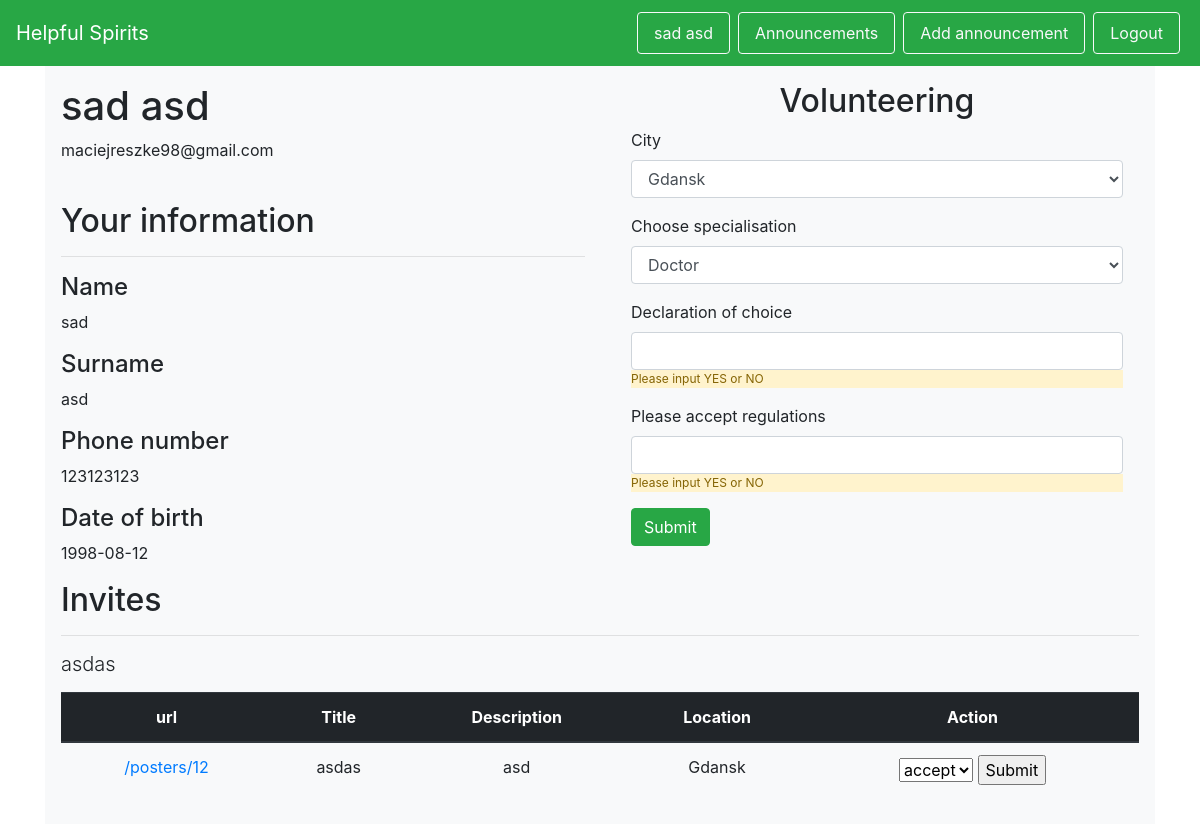
/my_profile (signed in), run on an earlier commit of the app's database.
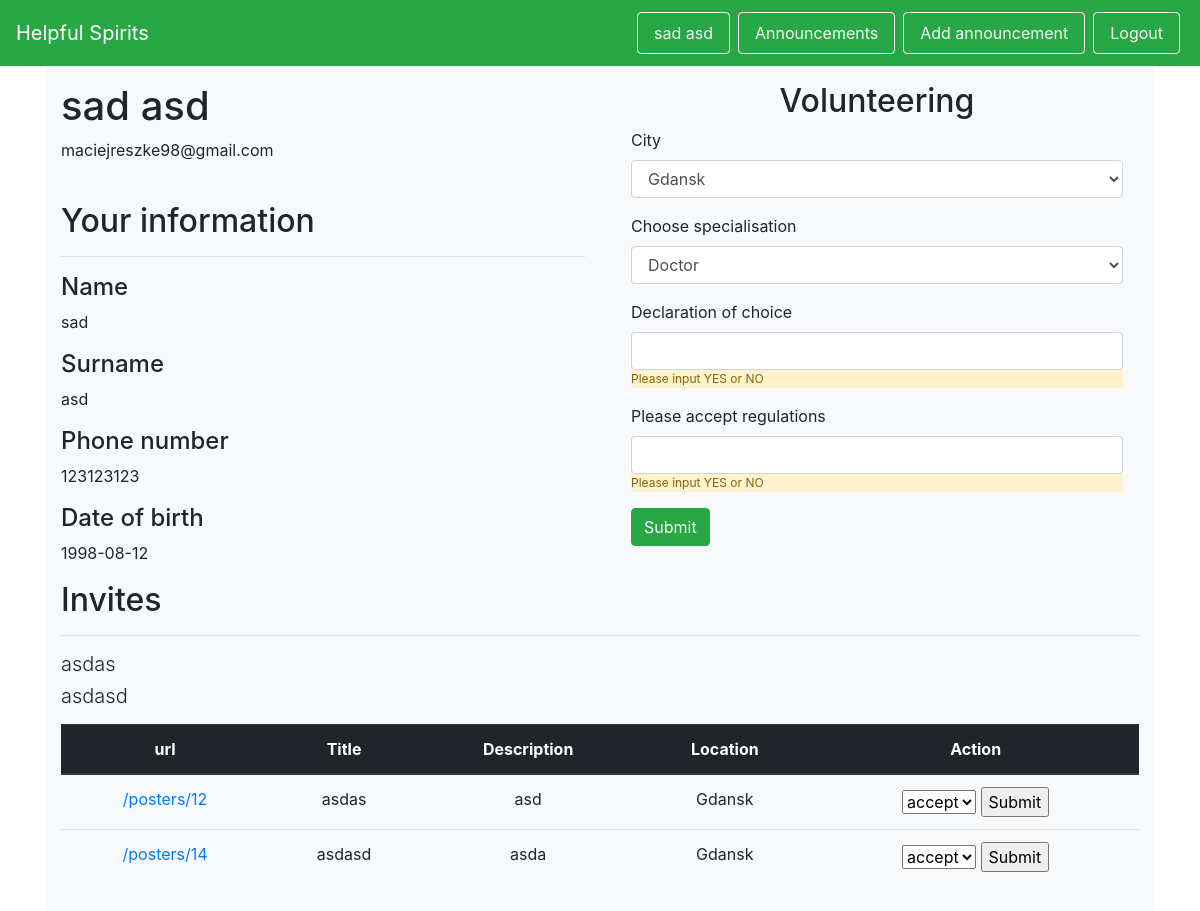
And on a later commit of the database.
### helpful_spirits/models.py (models this page shows, shortened)
class Poster(db.Model):
    id = db.Column(db.Integer, primary_key=True)
    add_date = db.Column(db.Date, nullable=False)
    start_date = db.Column(db.Date, nullable=False)
    end_date = db.Column(db.Date)
    is_active = db.Column(db.Boolean, nullable=False)
    title = db.Column(db.String(100), nullable=False)
    description = db.Column(db.String(1000), nullable=False)
    location_id = db.Column(db.Integer, db.ForeignKey('location.id'), nullable=False)
    victim_id = db.Column(db.Integer, db.ForeignKey('victim.id'), nullable=False)
    category_id = db.Column(db.Integer, db.ForeignKey('category.id'), nullable=False)

class City(db.Model):
    id = db.Column(db.Integer, primary_key=True)
    id = db.Column(db.Integer, primary_key=True)
    name = db.Column(db.String(50), nullable=False, unique=True)
    volunteers = db.relationship('Volunteer', backref='city')
    locations = db.relationship('Location', backref='city')

### helpful_spirits/views.py (the view, shortened to what this page needs)
@app.route('/my_profile', methods=['GET', 'POST'])
@login_required
def my_profile():
    form = VolunteersDeclaration()
    volunteer_id = Volunteer.query.filter_by(user_id=current_user.id).first().id
    seksmisje = Seksmisja.query.filter_by(volunteer_id=volunteer_id).filter_by(status="INVITED").all()
    posters = [Poster.query.filter_by(id=seksmisja.poster_id).first() for seksmisja in seksmisje]
    posters = set(posters) - {None}
    return render_template('my_profile.html', form=form, posters=posters)

### helpful_spirits/forms.py
class VolunteersDeclaration(Form):
    city_choices = [(city.name, city.name) for city in City.get_all()]
    does_want = StringField('Declaration of choice', validators=[DataRequired()])
    does_accept = StringField('Please accept regulations', validators=[DataRequired()])
    specialisation_choices = [(specialisation.name, specialisation.name) for specialisation in Specialisation.get_all()]
    specialisation = SelectField('Choose specialisation', choices=specialisation_choices)
    city = SelectField('City', choices=city_choices, validators=[DataRequired()])

### helpful_spirits/__init__.py (called while the page is built)
@login_manager.user_loader
def load_user(user_id):
    return models.User.query.filter_by(id=user_id).first()

### helpful_spirits/templates/my_profile.html (shortened to what this page needs)
{% extends 'base.html' %}
{% from "includes/_forms.html" import render_field %}
{% block body %}
    <div id="wrapper-div" class="py-3 px-3" style="background-color: #f8f9fa;">
        <div class="row">
            <div class="col-md-6 col-xs-12">
                <h1>{{ current_user.firstname }} {{ current_user.surname }}</h1>
                <p>
                    {{ current_user.email }}
                </p>
                <br/>
                <h2>Your information</h2>
                <hr/>
                <h4>Name</h4>
                <p>{{ current_user.firstname }}</p>
                <h4>Surname</h4>
                <p>{{ current_user.surname }}</p>
                <h4>Phone number</h4>
                <p>{{ current_user.phone }}</p>
                <h4>Date of birth</h4>
                <p>{{ current_user.birthday }}</p>
            </div>
            <div class="col-md-6 col-xs-12">
                <h2 class="text-center">Volunteering</h2>
                <form id="register-form" method="POST" action="/my_profile">
                    <div class="form-group mx-3">
                        {{ render_field(form.city, class_="form-control") }}
                    </div>
                    <div class="form-group mx-3">
                        {{ render_field(form.specialisation, class_="form-control") }}
                    </div>
                    <div class="form-group mx-3">
                        {{ render_field(form.does_want, class_="form-control") }}
                        <p class="alert-warning" style="font-size:75%">Please input YES or NO</p>
                    </div>
                    <div class="form-group mx-3">
                        {{ render_field(form.does_accept, class_="form-control") }}
                        <p class="alert-warning" style="font-size:75%">Please input YES or NO</p>
                    </div>
                    <p><input type="submit" class="btn btn-success mx-3" value="Submit"></p>
                </form>
            </div>
        </div>
        <div class="row">
            <div class="col-12">
                <h2>Invites</h2>
                <hr/>
                <table class="table text-center">
                    <thead class="thead-dark">
                    <tr>
                        <th scope="col">url</th>
                        <th scope="col">Title</th>
                        <th scope="col">Description</th>
                        <th scope="col">Location</th>
                        <th scope="col">Action</th>
                    </tr>
                    </thead>
                    <tbody>
                        <p>
                            {% for poster in posters %}
                                <h5 class="lead">
                                    {{ poster.title }}
                                    <tr>
                                        <td><a href="posters/{{ poster.id }}">/posters/{{ poster.id }}</a></td>
                                        <td>{{ poster.title }}</td>
                                        <td>{{ poster.description[0:18] }}</td>
                                        <td>{{ poster.location.city.name }}</td>
                                        <td>
                                            <form action="posters/take_part/{{ poster.id }}" method="POST">
                                                <select title="select">
                                                    <option value="accept">accept</option>
                                                </select>
                                                <input type="submit" value="Submit">
                                            </form>
                                        </td>
                                    </tr>
                                </h5>
                            {% endfor %}
                        </p>
                    </tbody>
                </table>
            </div>
        </div>
    </div>
{% endblock %}

What changed in the data, as far as the page shows it:
added Poster: title "asdasd", id "14", description "asda", location.city.name "Gdansk"
